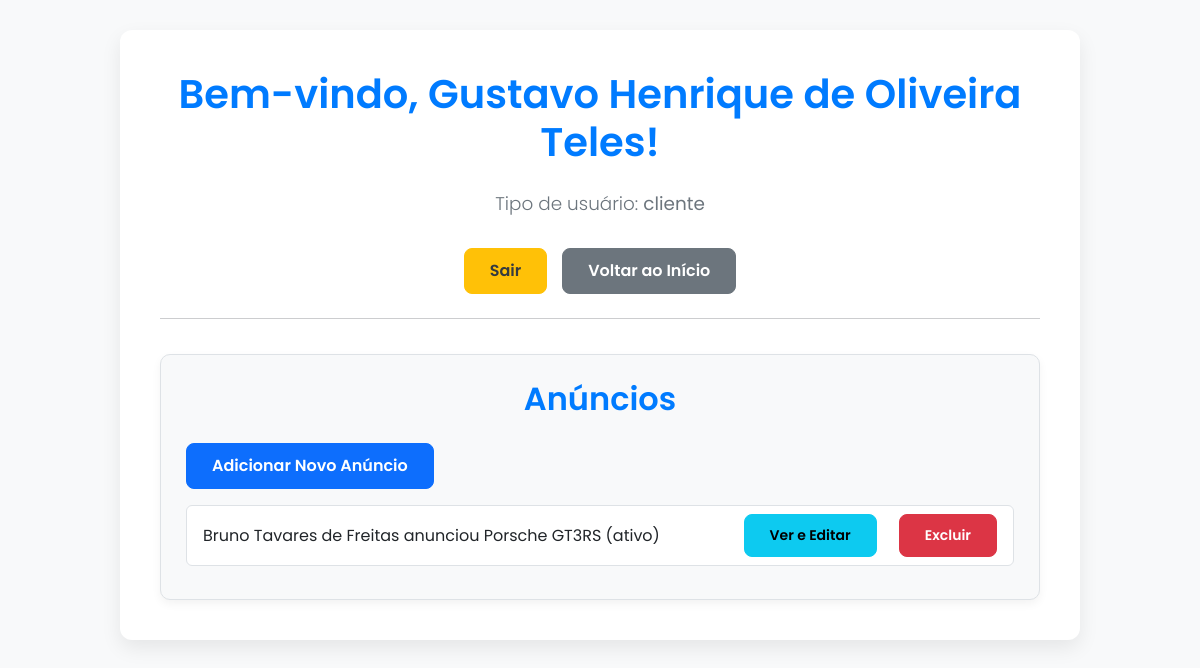
The page /dashboard.php (signed in) on the database its author committed.
### tables this page shows
CREATE TABLE `usuarios` (
  `id` INT(11) NOT NULL AUTO_INCREMENT,
  `nome` VARCHAR(100) NOT NULL,
  `email` VARCHAR(100) NOT NULL UNIQUE,
  `senha` VARCHAR(255) NOT NULL,  
  `tipo` ENUM('admin','cliente') DEFAULT 'cliente',
  PRIMARY KEY (`id`)
);

CREATE TABLE `anuncios` (
  `id` INT(11) NOT NULL AUTO_INCREMENT,
  `usuario_id` INT(11),
  `veiculo_id` INT(11),
  `data_postagem` DATETIME DEFAULT CURRENT_TIMESTAMP,
  `status` ENUM('ativo','vendido') DEFAULT 'ativo',
  PRIMARY KEY (`id`),
  KEY (`usuario_id`),
  KEY (`veiculo_id`),
  CONSTRAINT `anuncios_ibfk_1` FOREIGN KEY (`usuario_id`) REFERENCES `usuarios` (`id`),
  CONSTRAINT `anuncios_ibfk_2` FOREIGN KEY (`veiculo_id`) REFERENCES `veiculos` (`id`)
);

CREATE TABLE `marcas` (
  `id` INT(11) NOT NULL AUTO_INCREMENT,
  `nome` VARCHAR(100) NOT NULL UNIQUE,
  PRIMARY KEY (`id`)
);

CREATE TABLE `veiculos` (
  `id` INT(11) NOT NULL AUTO_INCREMENT,
  `marca_id` INT(11),
  `modelo` VARCHAR(100),
  `ano` INT(11),
  `preco` DECIMAL(10,2),
  `imagem` VARCHAR(255),
  PRIMARY KEY (`id`),
  KEY (`marca_id`),
  CONSTRAINT `veiculos_ibfk_1` FOREIGN KEY (`marca_id`) REFERENCES `marcas` (`id`)
);

### dashboard.php (the view, shortened to what this page needs)
<?php
require 'config.php';
$usuario_id = $_SESSION['usuario_id'];
$usuario_nome = '';
$tipo_usuario = '';
$stmt = $conn->prepare("SELECT nome, tipo FROM usuarios WHERE id = ?");
if ($stmt) {
    $stmt->bind_param("i", $usuario_id);
    $stmt->execute();
    $result_usuario = $stmt->get_result();
    if ($result_usuario->num_rows === 1) {
        $user_data = $result_usuario->fetch_assoc();
        $usuario_nome = $user_data['nome'];
        $tipo_usuario = $user_data['tipo'];
    } else {
        session_destroy();
        header("Location: login.php?status=error&message=Usuário não encontrado.");
        exit;
    }
} else {
    error_log("Erro na preparação da consulta de usuário: " . $conn->error);
    header("Location: login.php?status=error&message=Erro interno no login.");
    exit;
}
function listarAnuncios($conn) {
    $sql = "SELECT a.id, u.nome AS usuario, m.nome AS marca, v.modelo, a.status
             FROM anuncios a
             JOIN usuarios u ON a.usuario_id = u.id
             JOIN veiculos v ON a.veiculo_id = v.id
             JOIN marcas m ON v.marca_id = m.id";
    $result = $conn->query($sql);
    echo "<ul class='list-group'>";
    while ($a = $result->fetch_assoc()) {
        $id_escaped = htmlspecialchars($a['id']);
        $usuario_escaped = htmlspecialchars($a['usuario']);
        $marca_escaped = htmlspecialchars($a['marca']);
        $modelo_escaped = htmlspecialchars($a['modelo']);
        $status_escaped = htmlspecialchars($a['status']);
        echo "<li class='list-group-item d-flex justify-content-between align-items-center'>" .
             "{$usuario_escaped} anunciou {$marca_escaped} {$modelo_escaped} ({$status_escaped}) " .
             "<div>" .
             " <a href='anuncio_list.php' class='btn btn-sm btn-info me-2'>Ver e Editar</a> " .
             " <a href='anuncio_delete.php?id={$id_escaped}' class='btn btn-sm btn-danger' onclick='return confirm(\"Tem certeza que deseja excluir este anúncio?\");'>Excluir</a>" .
             "</div>" .
             "</li>";
    }
    echo "</ul>";
}
?>
<!DOCTYPE html>
<html lang="pt-BR">
<head>
    <link href="https://cdn.jsdelivr.net/npm/bootstrap@5.2.3/dist/css/bootstrap.min.css" rel="stylesheet">
    <link rel="stylesheet" href="css/dashboard.css">
</head>
<body>
<div class="container container-dashboard">
    <h1 class="mb-4">Bem-vindo, <?php echo htmlspecialchars($usuario_nome); ?>!</h1>
    <p class="lead">Tipo de usuário: <strong><?php echo htmlspecialchars($tipo_usuario); ?></strong></p>
    <div class="d-flex justify-content-center mb-4">
        <a href="logout.php" class="btn btn-warning">Sair</a>
        <a href="index.php" class="btn btn-secondary btn-back-to-index">Voltar ao Início</a>
    </div>
    <hr class="my-4">
    <div class="admin-section">
        <h2>Anúncios</h2>
        <a href="anuncio_add.php" class="btn btn-primary mb-3">Adicionar Novo Anúncio</a>
        <?php listarAnuncios($conn); ?>
    </div>
</div>
</body>
</html>

### css/dashboard.css (style rules this page uses)
:root { --primary-color: #007bff; --secondary-color: #6c757d; --success-color: #28a745; --danger-color: #dc3545; --warning-color: #ffc107; --info-color: #17a2b8; --light-bg: #f8f9fa; --dark-text: #343a40; --border-color: #dee2e6; --white: #fff; }
body { font-family: 'Poppins', sans-serif; background-color: var(--light-bg); color: var(--dark-text); min-height: 100vh; display: flex; justify-content: center; align-items: flex-start; padding: 30px 0; }
.container-dashboard { background-color: var(--white); padding: 40px; border-radius: 12px; box-shadow: 0 8px 20px rgba(0, 0, 0, 0.08); max-width: 960px; width: 100%; }
h1, h2 { font-weight: 600; color: var(--primary-color); margin-bottom: 25px; text-align: center; }
p.lead { text-align: center; margin-bottom: 30px; font-size: 1.15rem; color: var(--secondary-color); }
.btn { padding: 10px 25px; font-weight: 600; border-radius: 8px; transition: all 0.3s ease; }
.btn-warning { background-color: var(--warning-color); border-color: var(--warning-color); color: var(--dark-text); }
.btn-secondary.btn-back-to-index { background-color: var(--secondary-color); border-color: var(--secondary-color); color: var(--white); margin-left: 15px; }
.admin-section { background: var(--light-bg); padding: 25px; margin-top: 35px; border-radius: 10px; border: 1px solid var(--border-color); box-shadow: 0 4px 10px rgba(0, 0, 0, 0.05); }
.list-group-item { border-color: var(--border-color); margin-bottom: 8px; border-radius: 6px; transition: all 0.2s ease-in-out; }
.list-group-item div a { margin-left: 10px; white-space: nowrap; }

### rows shown on the page
usuarios: nome "Gustavo Henrique de Oliveira Teles", tipo "cliente"
anuncios: usuario.nome "Bruno Tavares de Freitas", marcas.nome "Porsche", veiculo.modelo "GT3RS", status "ativo"
